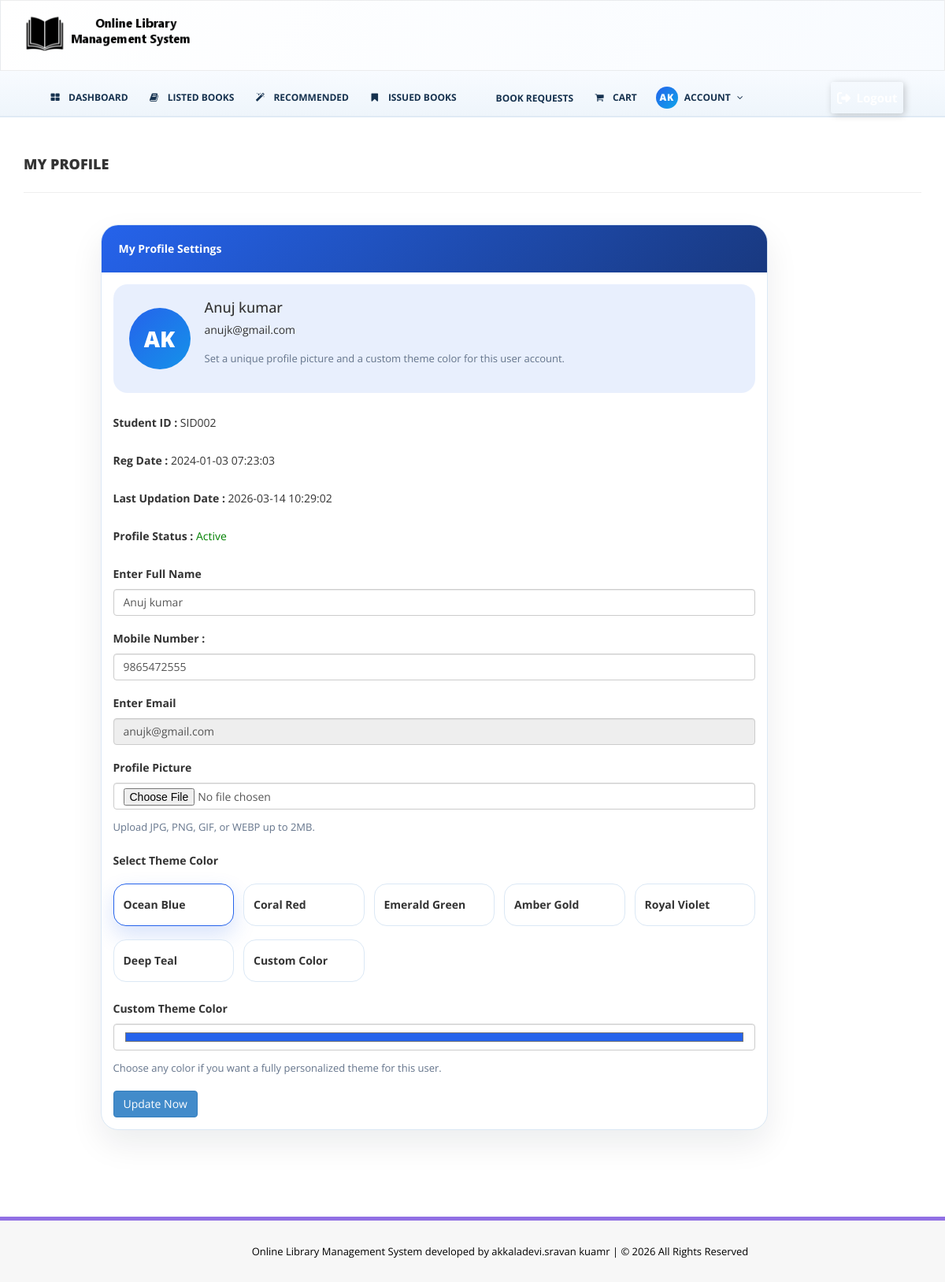
Screenshot of /my-profile.php (signed in) with the database file from the repository.
### tables this page shows
CREATE TABLE `tblstudents` (
  `id` int NOT NULL AUTO_INCREMENT,
  `StudentId` varchar(100) DEFAULT NULL,
  `FullName` varchar(120) DEFAULT NULL,
  `EmailId` varchar(120) DEFAULT NULL,
  `MobileNumber` char(11) DEFAULT NULL,
  `Password` varchar(120) DEFAULT NULL,
  `Status` int DEFAULT NULL,
  `RegDate` timestamp NULL DEFAULT CURRENT_TIMESTAMP,
  `UpdationDate` timestamp NULL DEFAULT NULL ON UPDATE CURRENT_TIMESTAMP,
  PRIMARY KEY (`id`),
  UNIQUE KEY `StudentId` (`StudentId`)
);

### includes/user-preferences.php (called while the page is built, shortened)
<?php
function ensureUserPreferencesTable($dbh)
{
    static $tableReady = false;
    if ($tableReady || !isset($dbh)) {
        return;
    }
    $tableReady = true;
}
function getDefaultUserThemeOptions()
{
    return array(
        '#2563EB' => 'Ocean Blue',
        '#EF4444' => 'Coral Red',
        '#10B981' => 'Emerald Green',
        '#F59E0B' => 'Amber Gold',
        '#8B5CF6' => 'Royal Violet',
        '#0F766E' => 'Deep Teal'
    );
}
function getUserPreferences($dbh, $studentId)
{
    $preferences = array(
        'ThemeColor' => '#2563EB',
        'ProfileImage' => ''
    );
    $query = $dbh->prepare("SELECT ThemeColor, ProfileImage FROM tbluserpreferences WHERE StudentId=:sid LIMIT 1");
    $query->bindParam(':sid', $studentId, PDO::PARAM_STR);
    $query->execute();
    $row = $query->fetch(PDO::FETCH_ASSOC);
    return $preferences;
}
?>

### my-profile.php (the view, shortened to what this page needs)
<?php
include('includes/config.php');
include_once('includes/user-preferences.php');
if (empty($_SESSION['login']) || empty($_SESSION['stdid'])) {
    unset($_SESSION['login']);
    unset($_SESSION['stdid']);
    header('location:index.php');
    exit;
} else {
    $sid = $_SESSION['stdid'];
    $themeOptions = getDefaultUserThemeOptions();
?>
<!DOCTYPE html>
<html xmlns="http://www.w3.org/1999/xhtml">
<head>
    <link href="assets/css/bootstrap.css" rel="stylesheet" />
    <link href="assets/css/font-awesome.css" rel="stylesheet" />
    <link href="assets/css/style.css" rel="stylesheet" />
</head>
<body>
<?php include('includes/header.php');?>
    <div class="content-wrapper">
        <div class="container">
            <div class="row pad-botm">
                <div class="col-md-12">
                    <h4 class="header-line">My Profile</h4>
                </div>
            </div>
            <div class="row">
                <div class="col-md-9 col-md-offset-1">
                    <div class="panel panel-danger profile-settings-card">
                        <div class="panel-heading">My Profile Settings</div>
                        <div class="panel-body">
                            <form name="signup" method="post" enctype="multipart/form-data">
<?php
$sql = "SELECT StudentId,FullName,EmailId,MobileNumber,RegDate,UpdationDate,Status from tblstudents where StudentId=:sid";
$query = $dbh->prepare($sql);
$query->bindParam(':sid', $sid, PDO::PARAM_STR);
$query->execute();
$results = $query->fetchAll(PDO::FETCH_OBJ);
if ($query->rowCount() > 0) {
    foreach ($results as $result) {
        $previewName = trim((string)$result->FullName);
        $nameParts = preg_split('/\s+/', $previewName);
        $initials = '';
        foreach ($nameParts as $namePart) {
            if ($namePart !== '') {
                $initials .= strtoupper(substr($namePart, 0, 1));
            }
            if (strlen($initials) >= 2) {
                break;
            }
        }
?>
                                <div class="profile-preview">
                                    <div class="profile-preview__avatar">
                                        <?php if (!empty($preferences['ProfileImage'])) { ?>
                                            <img src="<?php echo htmlentities($preferences['ProfileImage']);?>" alt="<?php echo htmlentities($result->FullName);?>">
                                        <?php } else { ?>
                                            <?php echo htmlentities($initials);?>
                                        <?php } ?>
                                    </div>
                                    <div>
                                        <h4 style="margin:0 0 4px;"><?php echo htmlentities($result->FullName);?></h4>
                                        <p style="margin:0;"><?php echo htmlentities($result->EmailId);?></p>
                                        <p class="profile-note">Set a unique profile picture and a custom theme color for this user account.</p>
                                    </div>
                                </div>
                                <div class="form-group">
                                    <label>Student ID :</label>
                                    <?php echo htmlentities($result->StudentId);?>
                                </div>
                                <div class="form-group">
                                    <label>Reg Date :</label>
                                    <?php echo htmlentities($result->RegDate);?>
                                </div>
                                <?php if ($result->UpdationDate != "") { ?>
                                <div class="form-group">
                                    <label>Last Updation Date :</label>
                                    <?php echo htmlentities($result->UpdationDate);?>
                                </div>
                                <?php } ?>
                                <div class="form-group">
                                    <label>Profile Status :</label>
                                    <?php if ($result->Status == 1) { ?>
                                        <span style="color: green">Active</span>
                                    <?php } else { ?>
                                        <span style="color: red">Blocked</span>
                                    <?php } ?>
                                </div>
                                <div class="form-group">
                                    <label>Enter Full Name</label>
                                    <input class="form-control" type="text" name="fullanme" value="<?php echo htmlentities($result->FullName);?>" autocomplete="off" required />
                                </div>
                                <div class="form-group">
                                    <label>Mobile Number :</label>
                                    <input class="form-control" type="text" name="mobileno" maxlength="10" value="<?php echo htmlentities($result->MobileNumber);?>" autocomplete="off" required />
                                </div>
                                <div class="form-group">
                                    <label>Enter Email</label>
                                    <input class="form-control" type="email" name="email" id="emailid" value="<?php echo htmlentities($result->EmailId);?>" autocomplete="off" required readonly />
                                </div>
                                <div class="form-group" id="profile-picture">
                                    <label>Profile Picture</label>
                                    <input class="form-control" type="file" name="profile_image" accept=".jpg,.jpeg,.png,.gif,.webp" />
                                    <p class="profile-note">Upload JPG, PNG, GIF, or WEBP up to 2MB.</p>
                                </div>
                                <div class="form-group" id="theme-color">
                                    <label>Select Theme Color</label>
                                    <div class="profile-theme-grid">
                                        <?php foreach ($themeOptions as $themeValue => $themeLabel) { ?>
                                        <label class="profile-theme-option<?php if (strtoupper($preferences['ThemeColor']) === strtoupper($themeValue)) { echo ' profile-theme-option--active'; } ?>">
                                            <span><?php echo htmlentities($themeLabel);?></span>
                                        </label>
                                        <?php } ?>
                                        <label class="profile-theme-option<?php if (!array_key_exists(strtoupper($preferences['ThemeColor']), $themeOptions)) { echo ' profile-theme-option--active'; } ?>">
                                            <span>Custom Color</span>
                                        </label>
                                    </div>
                                </div>
                                <div class="form-group">
                                    <label>Custom Theme Color</label>
                                    <input class="form-control" type="color" name="custom_theme_color" value="<?php echo htmlentities($preferences['ThemeColor']);?>" />
                                    <p class="profile-note">Choose any color if you want a fully personalized theme for this user.</p>
                                </div>
<?php
    }
}
?>
                                <button type="submit" name="update" class="btn btn-primary" id="submit">Update Now</button>
                            </form>
                        </div>
                    </div>
                </div>
            </div>
        </div>
    </div>
    <?php include('includes/footer.php');?>
</body>
</html>
<?php } ?>

### assets/css/style.css (style rules this page uses)
.content-wrapper { margin-top: 40px; min-height:800px; padding-bottom:90px; position: relative; z-index: 5; }
.content-wrapper .container, .content-wrapper .panel, .content-wrapper .panel-heading, .content-wrapper .panel-body, .content-wrapper .table-responsive, .content-wrapper .dataTables_wrapper, .content-wrapper .btn, .content-wrapper button, .content-wrapper a, .content-wrapper input, .content-wrapper select, .content-wrapper textarea { position: relative; z-index: 6; pointer-events: auto; }
.header-line { font-weight:900; padding-bottom:25px; border-bottom:1px solid #eeeeee; text-transform:uppercase; }
.pad-botm { padding-bottom:30px; }

### rows the page displays
tblstudents: initials "AK", FullName "Anuj kumar", EmailId "anujk@gmail.com", StudentId "SID002", RegDate "2024-01-03 07:23:03", UpdationDate "2026-03-14 10:29:02", Status "Active", fullanme "Anuj kumar", mobileno "9865472555", email "anujk@gmail.com", themeLabel "Ocean Blue", themeLabel "Coral Red", themeLabel "Emerald Green", themeLabel "Amber Gold", themeLabel "Royal Violet", themeLabel "Deep Teal"

### other values shown
$accountInitial "AK"
